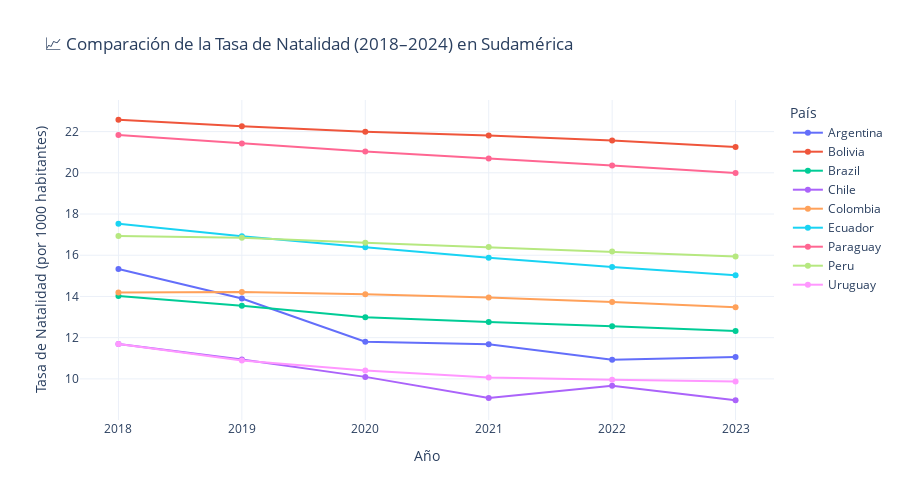

Notebook code cell kept with this figure:
### Markdown cell above
### LINEA DE TIEMPO INTERACTIVA DE LA TASA DE NATALIDAD EN SUDAMERICA

### Code cell
#  Importa la librería Plotly Express
import plotly.express as px  

# Reorganiza el DataFrame a formato largo y elimina valores nulos
df_largo = df_filtrado[["Año", "País", "Tasa de Natalidad (por 1000 habitantes)"]].dropna()

# Crear gráfico de líneas interactivo con Plotly
fig = px.line(
    df_largo,                                       # DataFrame a graficar
    x="Año",                                        # Eje X: años
    y="Tasa de Natalidad (por 1000 habitantes)",    # Eje Y: tasa de natalidad
    color="País",                                   # Color diferente por cada país
    markers=True,                                   # Muestra puntos (marcadores) en cada año
    title="📈 Comparación de la Tasa de Natalidad (2018–2024) en Sudamérica"  # Título del gráfico
)

# Personalización adicional del gráfico
fig.update_layout(
    xaxis_title="Año",                                       # Título del eje X
    yaxis_title="Tasa de Natalidad (por 1000 habitantes)",   # Título del eje Y
    legend_title="País",                                     # Título de la leyenda
    template="plotly_white",                                 # Estilo visual claro y limpio
    width=900,                                               # Ancho del gráfico en píxeles
    height=500                                               # Alto del gráfico en píxeles
)

# Mostrar el gráfico interactivo 
fig.show()

### Figure 1 — Plotly figure (JSON) as saved in the notebook; plotly's stock layout.template omitted (floating-point values rounded to 4 significant figures)
{"data": [{"hovertemplate": "País=Argentina<br>Año=%{x}<br>Tasa de Natalidad (por 1000 habitantes)=%{y}<extra></extra>", "legendgroup": "Argentina", "line": {"color": "#636efa", "dash": "solid"}, "marker": {"symbol": "circle"}, "mode": "lines+markers", "name": "Argentina", "orientation": "v", "showlegend": true, "type": "scatter", "x": [2018, 2019, 2020, 2021, 2022, 2023], "xaxis": "x", "y": [15.33, 13.9, 11.8, 11.68, 10.93, 11.06], "yaxis": "y"}, {"hovertemplate": "País=Bolivia<br>Año=%{x}<br>Tasa de Natalidad (por 1000 habitantes)=%{y}<extra></extra>", "legendgroup": "Bolivia", "line": {"color": "#EF553B", "dash": "solid"}, "marker": {"symbol": "circle"}, "mode": "lines+markers", "name": "Bolivia", "orientation": "v", "showlegend": true, "type": "scatter", "x": [2018, 2019, 2020, 2021, 2022, 2023], "xaxis": "x", "y": [22.57, 22.26, 22.0, 21.81, 21.57, 21.25], "yaxis": "y"}, {"hovertemplate": "País=Brazil<br>Año=%{x}<br>Tasa de Natalidad (por 1000 habitantes)=%{y}<extra></extra>", "legendgroup": "Brazil", "line": {"color": "#00cc96", "dash": "solid"}, "marker": {"symbol": "circle"}, "mode": "lines+markers", "name": "Brazil", "orientation": "v", "showlegend": true, "type": "scatter", "x": [2018, 2019, 2020, 2021, 2022, 2023], "xaxis": "x", "y": [14.02, 13.55, 12.99, 12.75, 12.55, 12.32], "yaxis": "y"}, {"hovertemplate": "País=Chile<br>Año=%{x}<br>Tasa de Natalidad (por 1000 habitantes)=%{y}<extra></extra>", "legendgroup": "Chile", "line": {"color": "#ab63fa", "dash": "solid"}, "marker": {"symbol": "circle"}, "mode": "lines+markers", "name": "Chile", "orientation": "v", "showlegend": true, "type": "scatter", "x": [2018, 2019, 2020, 2021, 2022, 2023], "xaxis": "x", "y": [11.7, 10.94, 10.1, 9.07, 9.672, 8.963], "yaxis": "y"}, {"hovertemplate": "País=Colombia<br>Año=%{x}<br>Tasa de Natalidad (por 1000 habitantes)=%{y}<extra></extra>", "legendgroup": "Colombia", "line": {"color": "#FFA15A", "dash": "solid"}, "marker": {"symbol": "circle"}, "mode": "lines+markers", "name": "Colombia", "orientation": "v", "showlegend": true, "type": "scatter", "x": [2018, 2019, 2020, 2021, 2022, 2023], "xaxis": "x", "y": [14.2, 14.22, 14.11, 13.95, 13.73, 13.47], "yaxis": "y"}, {"hovertemplate": "País=Ecuador<br>Año=%{x}<br>Tasa de Natalidad (por 1000 habitantes)=%{y}<extra></extra>", "legendgroup": "Ecuador", "line": {"color": "#19d3f3", "dash": "solid"}, "marker": {"symbol": "circle"}, "mode": "lines+markers", "name": "Ecuador", "orientation": "v", "showlegend": true, "type": "scatter", "x": [2018, 2019, 2020, 2021, 2022, 2023], "xaxis": "x", "y": [17.52, 16.92, 16.39, 15.88, 15.42, 15.03], "yaxis": "y"}, {"hovertemplate": "País=Paraguay<br>Año=%{x}<br>Tasa de Natalidad (por 1000 habitantes)=%{y}<extra></extra>", "legendgroup": "Paraguay", "line": {"color": "#FF6692", "dash": "solid"}, "marker": {"symbol": "circle"}, "mode": "lines+markers", "name": "Paraguay", "orientation": "v", "showlegend": true, "type": "scatter", "x": [2018, 2019, 2020, 2021, 2022, 2023], "xaxis": "x", "y": [21.84, 21.42, 21.04, 20.69, 20.36, 19.98], "yaxis": "y"}, {"hovertemplate": "País=Peru<br>Año=%{x}<br>Tasa de Natalidad (por 1000 habitantes)=%{y}<extra></extra>", "legendgroup": "Peru", "line": {"color": "#B6E880", "dash": "solid"}, "marker": {"symbol": "circle"}, "mode": "lines+markers", "name": "Peru", "orientation": "v", "showlegend": true, "type": "scatter", "x": [2018, 2019, 2020, 2021, 2022, 2023], "xaxis": "x", "y": [16.93, 16.85, 16.61, 16.4, 16.18, 15.94], "yaxis": "y"}, {"hovertemplate": "País=Uruguay<br>Año=%{x}<br>Tasa de Natalidad (por 1000 habitantes)=%{y}<extra></extra>", "legendgroup": "Uruguay", "line": {"color": "#FF97FF", "dash": "solid"}, "marker": {"symbol": "circle"}, "mode": "lines+markers", "name": "Uruguay", "orientation": "v", "showlegend": true, "type": "scatter", "x": [2018, 2019, 2020, 2021, 2022, 2023], "xaxis": "x", "y": [11.69, 10.89, 10.41, 10.07, 9.958, 9.871], "yaxis": "y"}], "layout": {"height": 500, "legend": {"title": {"text": "País"}, "tracegroupgap": 0}, "title": {"text": "📈 Comparación de la Tasa de Natalidad (2018–2024) en Sudamérica"}, "width": 900, "xaxis": {"anchor": "y", "autorange": true, "domain": [0, 1], "range": [2018.0, 2023.0], "title": {"text": "Año"}, "type": "linear"}, "yaxis": {"anchor": "x", "autorange": true, "domain": [0, 1], "range": [8.005, 23.53], "title": {"text": "Tasa de Natalidad (por 1000 habitantes)"}, "type": "linear"}}}
